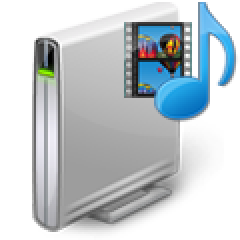
#> input picture math/0x04-convolution_and_pooling/image.png, 120 x 120 px (shown 2 times larger)
$ python multiple_channel_conv.py
#> lines starting #> are read from the running program, lines starting #| are printed output that depends on the picture
#!/usr/bin/env python3

import matplotlib.pyplot as plt
from scipy import misc
import numpy as np
from skimage import exposure
from math import ceil
import imageio.v2 as imageio

def convolution2d(conv_input, conv_kernel, bias, strides=(1, 1), padding='same'):
    # This function which takes an input (Tensor) and a kernel (Tensor)
    # and returns the convolution of them
    # Args:
    #   conv_input: a numpy array of size [input_height, input_width, input # of channels].
    #   conv_kernel: a numpy array of size [kernel_height, kernel_width, input # of channels,
    #         output # of channels] represents the kernel of the Convolutional Layer's filter.
    #   bias: a numpy array of size [output # of channels], represents the bias of the Convolutional
    #         Layer's filter.
    #   strides: a tuple of (convolution vertical stride, convolution horizontal stride).
    #   padding: type of the padding scheme: 'same' or 'valid'.
    # Returns:
    #   a numpy array (convolution output).

    assert len(conv_kernel.shape) == 4, "The size of kernel should be (kernel_height, kernel_width, input # of channels, output # of channels)"
    assert len(conv_input.shape) == 3, "The size of input should be (input_height, input_width, input # of channels)"
    assert conv_kernel.shape[2] == conv_input.shape[2], "the input and the kernel should have the same depth."

    input_w, input_h = conv_input.shape[1], conv_input.shape[0]      # input_width and input_height
    kernel_w, kernel_h = conv_kernel.shape[1], conv_kernel.shape[0]  # kernel_width and kernel_height
    output_depth = conv_kernel.shape[3]

    if padding == 'same':
        output_height = int(ceil(float(input_h) / float(strides[0])))
        output_width = int(ceil(float(input_w) / float(strides[1])))

        # Calculate the number of zeros which are needed to add as padding
        pad_along_height = max((output_height - 1) * strides[0] + kernel_h - input_h, 0)
        pad_along_width = max((output_width - 1) * strides[1] + kernel_w - input_w, 0)
        pad_top = pad_along_height // 2             # amount of zero padding on the top
        pad_bottom = pad_along_height - pad_top     # amount of zero padding on the bottom
        pad_left = pad_along_width // 2             # amount of zero padding on the left
        pad_right = pad_along_width - pad_left      # amount of zero padding on the right

        output = np.zeros((output_height, output_width, output_depth))  # convolution output

        # Add zero padding to the input image
        image_padded = np.zeros((conv_input.shape[0] + pad_along_height,
                                 conv_input.shape[1] + pad_along_width, conv_input.shape[2]))
        image_padded[pad_top:-pad_bottom, pad_left:-pad_right, :] = conv_input

        for ch in range(output_depth):
            for x in range(output_width):  # Loop over every pixel of the output
                for y in range(output_height):
                    # element-wise multiplication of the kernel and the image
                    output[y, x, ch] = (conv_kernel[..., ch] *
                                     image_padded[y * strides[0]:y * strides[0] + kernel_h,
                                     x * strides[1]:x * strides[1] + kernel_w, :]).sum() + bias[ch]

    elif padding == 'valid':
        output_height = int(ceil(float(input_h - kernel_h + 1) / float(strides[0])))
        output_width = int(ceil(float(input_w - kernel_w + 1) / float(strides[1])))

        output = np.zeros((output_height, output_width, output_depth))  # convolution output

        for ch in range(output_depth):
            for x in range(output_width):  # Loop over every pixel of the output
                for y in range(output_height):
                    # element-wise multiplication of the kernel and the image
                    output[y, x, ch] = (conv_kernel[..., ch] *
                                     conv_input[y * strides[0]:y * strides[0] + kernel_h,
                                     x * strides[1]:x * strides[1] + kernel_w, :]).sum() + bias[ch]

    return output

# load the image
img = imageio.imread('image.png')[:, :, :3]
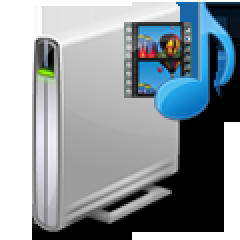
#> img: shape (120, 120, 3) (shown 2 times larger); mean R, G, B 140.4, 150.1, 156.2

# The edge detection kernel
kernel1 = np.array([[-1, -1, -1], [-1, 8, -1], [-1, -1, -1]])[..., None]
kernel1 = np.repeat(kernel1, 3, axis=2)

# The blur kernel
kernel2 = np.array([[1, 1, 1], [1, 1, 1], [1, 1, 1]])[..., None]/9.0
kernel2 = np.repeat(kernel2, 3, axis=2)

kernel = np.zeros_like(kernel1, dtype=np.float64)[..., None]
kernel = np.repeat(kernel, 2, axis=3)
kernel[..., 0] = kernel1
kernel[..., 1] = kernel2

# Convolve image and kernel
image_edges = convolution2d(img*255, kernel, bias=[1, 0])
#> in convolution2d, `image_padded[pad_top:-pad_bottom, pad_left:-pad_right, :] = conv_input`:
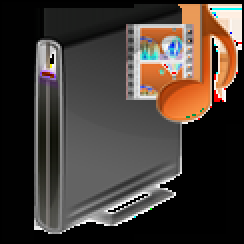
#> image_padded: shape (122, 122, 3) float64 (shown 2 times larger); mean of channels 0, 1, 2 69.9, 60.5, 54.3; drawn as R, G, B

# Adjust the contrast and plot the first channel of the output
image_edges_equalized = exposure.equalize_adapthist(image_edges[..., 0] /
                                 np.max(np.abs(image_edges[..., 0])), clip_limit=0.03)
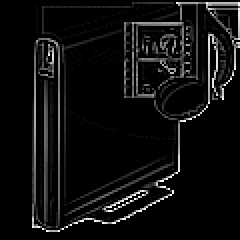
#> image_edges_equalized: shape (120, 120) float64 (shown 2 times larger); min 0, max 1, mean 0.0572
plt.figure(1)

# Plot the first channel of the output
plt.subplot(221)
plt.imshow(image_edges_equalized, cmap=plt.cm.gray)
plt.axis('off')

# Plot the second channel of the output
plt.subplot(222)
plt.imshow(image_edges[..., 1], cmap=plt.cm.gray)
plt.axis('off')

# Plot the input
plt.subplot(223)
plt.imshow(img, cmap=plt.cm.gray)
plt.axis('off')
plt.show()
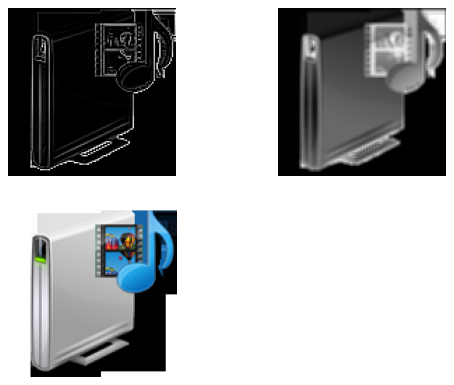
#> figure drawn by matplotlib, 3 panels
